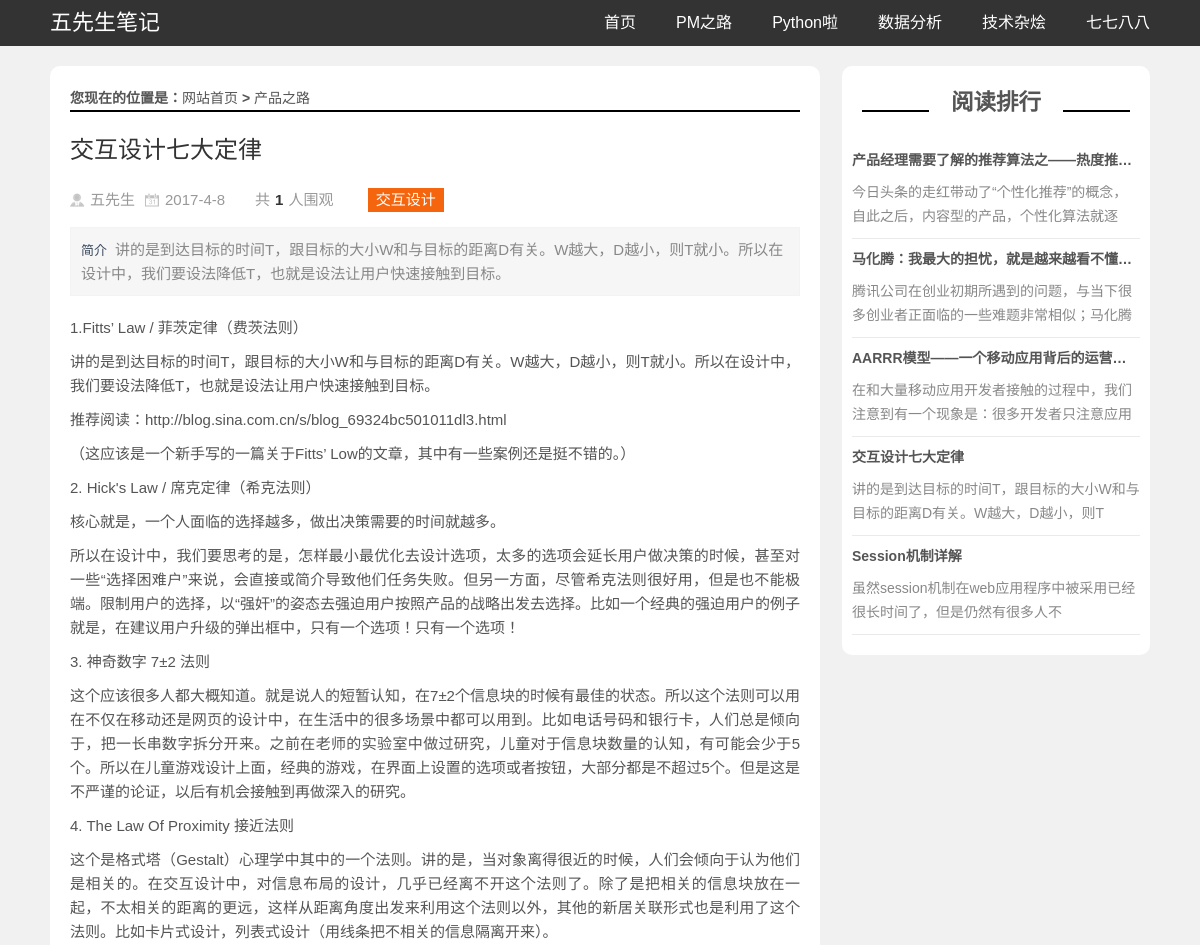
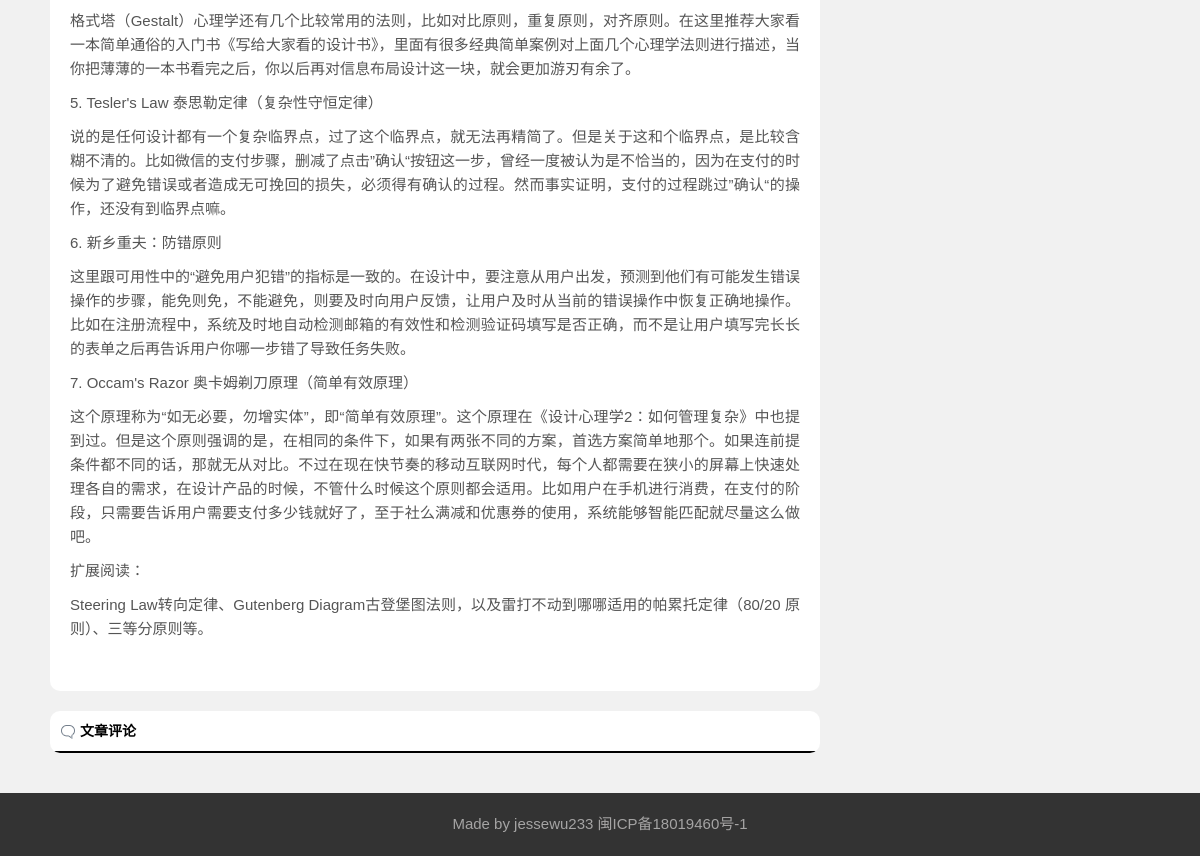
The app's page /post/4 with its own data (2 pictures, top to bottom).
### blog/models.py (models this page shows, shortened)
class Post(models.Model):
    title = models.CharField(max_length=100)
    body = RichTextUploadingField()
    created_time = models.DateTimeField()
    modified_time = models.DateTimeField()
    excerpt = models.TextField(max_length=200, blank=True)
    category = models.ForeignKey(Category, on_delete=models.CASCADE)
    tags = models.ForeignKey(Tag, on_delete=models.CASCADE, blank=True, default='0')
    author = models.ForeignKey(User, on_delete=models.CASCADE)
    views = models.PositiveIntegerField(default=0)
    imgUrl = ImageField(upload_to='PostImg', default='0')
    def increase_views(self):
        self.views += 1
        self.save(update_fields=['views'])

class Category(models.Model):
    name = models.CharField(max_length=100)
    def __str__(self):
        return self.name

class User(models.Model):
    name = models.CharField(max_length=100)
    def __str__(self):
        return self.name

class Tag(models.Model):
    category = models.ForeignKey(Category, default='0', on_delete=models.CASCADE)
    name = models.CharField(max_length=100)

### blog/views.py (the view)
# urls.py: path('post/<int:post_id>', views.detail, name='detail'),
def detail(request, post_id):
    post = get_object_or_404(models.Post, pk=post_id)
    post.increase_views()
    post.body = markdown.markdown(post.body,
                                  extensions=[
                                      'markdown.extensions.extra',
                                      'markdown.extensions.fenced_code',
                                      'markdown.extensions.codehilite',
                                      'markdown.extensions.toc',
                                  ])
    all_post_list = models.Post.objects.all().order_by('-created_time')
    most_view_list = all_post_list.order_by("-views")[:5]
    context = {
        "post": post,
        "most_view_list": most_view_list
    }
    return render(request, "blog/detail.html", context)

### blog/templates/blog/detail.html (shortened to what this page needs)
{% load staticfiles %}
<!doctype html>
<html>
<head>
    <link href="{% static "blog/css/base.css" %}" rel="stylesheet">
    <link href="{% static "blog/css/index.css" %}" rel="stylesheet">
    <link href="{% static "blog/css/m.css" %}" rel="stylesheet">
</head>
<body>
<header>
    <div id="mnav">
        <div class="logo"><a href="/">五先生笔记</a></div>
        <ul id="starlist">
            <li><a href="http://localhost:8000/">首页</a></li>
            <li><a href="{% url "blog:category" 6 %}">PM之路</a></li>
            <li><a href="{% url "blog:category" 7 %}">Python啦</a></li>
            <li><a href="{% url "blog:category" 8 %}">数据分析</a></li>
            <li><a href="{% url "blog:category" 9 %}">技术杂烩</a></li>
            <li><a href="{% url "blog:category" 9 %}">七七八八</a></li>
        </ul>
    </div>
</header>
<div class="line46"></div>
<div class="blank"></div>
<article>
    <div class="leftbox">
        <div class="infos">
            <div class="newsview">
                <h2 class="intitle">您现在的位置是：<a href="/">网站首页</a>&nbsp;&gt;&nbsp;<a href="/">{{ post.category }}</a></h2>
                <h3 class="news_title">{{ post.title }}</h3>
                <div class="news_author"><span class="au01">{{ post.author }}</span><span
                        class="au02">{{ post.created_time.year }}-{{ post.created_time.month }}-{{ post.created_time.day }}</span><span
                        class="au03">共<b>{{ post.views }}</b>人围观</span>
                    <span class="tags"><a href="{% url "blog:tag" post.tags.id %}">{{ post.tags.name }}</a></span>
                </div>
                <div class="news_about"><strong>简介</strong>{{ post.excerpt }}
                </div>
                <div class="news_infos">
                    {{ post.body| safe }}
                </div>
            </div>
        </div>
        <div class="news_pl">
            <h2>文章评论</h2>
        </div>
    </div>
    <div class="rightbox">
        <div class="paihang">
            <h2 class="ab_title"><a href="{% url "blog:top" %}">阅读排行</a></h2>
            {% if most_view_list %}
                <ul>
                    {% for post in most_view_list %}
                        <li><b><a href="{% url "blog:detail" post.id %}" target="_blank">{{ post.title }}</a></b>
                            <p>{{ post.excerpt | truncatechars:40 }}</p>
                        </li>
                    {% endfor %}
                </ul>
            {% endif %}
        </div>
    </div>
</article>
<footer>
    <p>Made by <a href="/">jessewu233</a> <a href="/">闽ICP备18019460号-1</a></p>
</footer>
</body>
</html>

### blog/static/blog/css/base.css (style rules this page uses)
* { margin: 0; padding: 0 }
body { font: 15px "Microsoft YaHei", Arial, Helvetica, sans-serif; color: #555; background: #f1f1f1; line-height: 1.5; }
ul, li { list-style: none; }
a { text-decoration: none; color: #555 }
.blank { height: 20px; overflow: hidden; width: 100%; margin: auto; clear: both }
.line46 { height: 46px; width: 100% }
header { width: 100%; color: #FFF; background: #333; line-height: 46px; overflow: hidden; position: fixed; top: 0; z-index: 100 }
.logo { float: left; font-size: 22px }
#mnav { width: 1100px; margin: auto }
#mnav a { color: #FFF }
#starlist { float: right; }
#starlist li { float: left; display: block; padding: 0 0 0 40px; font-size: 16px }
article { width: 1100px; margin: auto; overflow: hidden }
footer { width: 100%; background: #333; color: #a5a4a4; text-align: center; padding: 20px 0; }
footer a { color: #a5a4a4 }

### blog/static/blog/css/index.css (style rules this page uses)
.leftbox { width: 70%; float: left; overflow: hidden; margin-bottom: 20px; }
.rightbox { width: 28%; float: right; overflow: hidden; }
.ab_title { text-align: center; position: relative; margin: 20px; }
.ab_title:before { content: ""; width: 25%; height: 2px; background: #000; position: absolute; left: 0; bottom: 8px }
.ab_title:after { content: ""; width: 25%; height: 2px; background: #000; position: absolute; right: 0; bottom: 8px }
.paihang { background: #FFF; border-radius: 10px; overflow: hidden; margin: 0 0 20px 0; }
.paihang ul { padding: 10px; }
.paihang ul li { border-bottom: solid 1px #EAEAEA; font-size: 14px; margin: 0 0 10px 0; padding: 0 0 10px 0; overflow: hidden; }
.paihang ul li b { height: 30px; text-overflow: ellipsis; white-space: nowrap; overflow: hidden; display: block; }
.paihang ul li p { line-height: 24px; color: #888 }
.infos { width: 100%; background: #FFF; border-radius: 10px; overflow: hidden; }
.newsview { padding: 20px }
.intitle { line-height: 24px; height: 24px; font-size: 14px;; border-bottom: #000 2px solid; }
.intitle a { font-weight: normal; }
.news_title { font-size: 24px; font-weight: normal; padding: 20px 0; color: #333; }
.news_author { width: 100%; color: #999; line-height: 18px; }
.news_author span { margin-right: 10px; padding-left: 20px }
.au01 { background: url(../images/author2.png) no-repeat left center }
.au02 { background: url(../images/date.png) no-repeat left center }
.au03 b { color: #333; padding: 0 5px }
.news_about { color: #888888; border: 1px solid #F3F3F3; padding: 10px; margin: 10px auto 0; line-height: 23px; background: none repeat 0 0 #F6F6F6; }
.news_about strong { color: #38485A; font-weight: 400 !important; font-size: 13px; padding-right: 8px; }
.tags a { background: #F4650E; padding: 3px 8px; margin: 0 5px 5px 0; color: #fff; display: inline-block; }
.tags { margin: 10px 0; }
.news_infos { line-height: 24px; text-align: justify; padding: 20px 0 }
.news_infos p { margin-bottom: 10px }
.news_pl { margin: 10px 0; width: 100%; background: #FFF; border-radius: 10px; overflow: hidden; margin: 20px 0 }
.news_pl h2 { background: url(../images/newsbg03.png) no-repeat left 10px center; border-bottom: #000 2px solid; line-height: 40px; font-size: 14px; padding-left: 30px; color: #000 }

### records on screen
Post: category "产品之路", title "交互设计七大定律", author "五先生", created_time.year "2017", created_time.month "4", created_time.day "8", views "1", tags.name "交互设计", excerpt "讲的是到达目标的时间T，跟目标的大小W和与目标的距离D有关。W越大，D越小，则T就小。所以在设计中，我们要设法降低T，也就是设法让用户快速接触到目标。", body "1.Fitts’ Law / 菲茨定律（费茨法则） 讲的是到达目标的时间T，跟目标的大小W和与目标的距离D有关。W越大，D越小，则T就小。所以在设计中，我们要设法降低T，也就是设法让用户快速接触到目标。 推荐阅读：http://blog.sina.com.cn/s/blog_69324bc501011dl3.html （这应该是一个新手写的一篇关于Fitts’ Low的文章，其中有一些案例还是挺不错的。） 2. Hick's Law / 席克定律（希克法则） 核心就是，一个人面临的选择越多，做出决策需要的时间就越多。 所以在设计中，我们要思考的是，怎样最小最优化去设计选项，太多的选项会延长用户做决策的时候，甚至对一些“选择困难户”来说，会直接或简介导致他们任务失败。但另一方面，尽管希克法则很好用，但是也不能极端。限制用户的选择，以“强奸”的姿态去强迫用户按照产品的战略出发去选择。比如一个经典的强迫用户的例子就是，在建议用户升级的弹出框中，只有一个选项！只有一个选项！ 3. 神奇数字 7±2 法则 这个应该很多人都大概知道。就是说人的短暂认知，在7±2个信息块的时候有最佳的状态。所以这个法则可以用在不仅在移动还是网页的设计中，在生活中的很多场景中都可以用到。比如电话号码和银行卡，人们总是倾向于，把一长串数字拆分开来。之前在老师的实验室中做过研究，儿童对于信息块数量的认知，有可能会少于5个。所以在儿童游戏设计上面，经典的游戏，在界面上设置的选项或者按钮，大部分都是不超过5个。但是这是不严谨的论证，以后有机会接触到再做深入的研究。 4. The Law Of Proximity…", excerpt "讲的是到达目标的时间T，跟目标的大小W和与目标的距离D有关。W越大，D越小，则T"
Post: title "产品经理需要了解的推荐算法之——热度推…", excerpt "今日头条的走红带动了“个性化推荐”的概念，自此之后，内容型的产品，个性化算法就逐"
Post: title "马化腾：我最大的担忧，就是越来越看不懂…", excerpt "腾讯公司在创业初期所遇到的问题，与当下很多创业者正面临的一些难题非常相似；马化腾"
Post: title "AARRR模型——一个移动应用背后的运营模式", excerpt "在和大量移动应用开发者接触的过程中，我们注意到有一个现象是：很多开发者只注意应用"
Post: title "Session机制详解", excerpt "虽然session机制在web应用程序中被采用已经很长时间了，但是仍然有很多人不"
